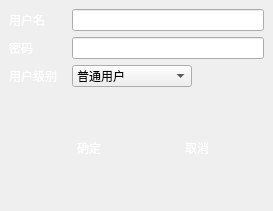
<?xml version="1.0" encoding="UTF-8"?>
<ui version="4.0">
 <class>NewAddUserDialog</class>
 <widget class="QDialog" name="NewAddUserDialog">
  <property name="geometry">
   <rect>
    <x>0</x>
    <y>0</y>
    <width>273</width>
    <height>211</height>
   </rect>
  </property>
  <property name="windowTitle">
   <string>Dialog</string>
  </property>
  <layout class="QHBoxLayout" name="horizontalLayout">
   <property name="leftMargin">
    <number>0</number>
   </property>
   <property name="topMargin">
    <number>0</number>
   </property>
   <property name="rightMargin">
    <number>0</number>
   </property>
   <property name="bottomMargin">
    <number>0</number>
   </property>
   <item>
    <widget class="QWidget" name="widget" native="true">
     <property name="styleSheet">
      <string notr="true">QWidget
{
	border-image:none;
}

QWidget#widget
{
	border-image: url(:/images/images/whole_back_2.png);
}

QLabel
{
	color: rgb(255, 255, 255);
}

QPushButton
{
	width:80;
	height:27;
	color: rgb(255, 255, 255);
	border-radius: 8px;  
	border-image: url(:/images/images/button_search.png);
}

QLineEdit
{
	color: rgb(0, 0, 0);
}
</string>
     </property>
     <layout class="QVBoxLayout" name="verticalLayout" stretch="3,1">
      <item>
       <layout class="QGridLayout" name="gridLayout">
        <property name="horizontalSpacing">
         <number>15</number>
        </property>
        <item row="0" column="1">
         <widget class="QLineEdit" name="userNameLineEdit">
          <property name="alignment">
           <set>Qt::AlignCenter</set>
          </property>
         </widget>
        </item>
        <item row="0" column="0">
         <widget class="QLabel" name="nameLabel">
          <property name="text">
           <string>用户名</string>
          </property>
         </widget>
        </item>
        <item row="1" column="1">
         <widget class="QLineEdit" name="passwordLineEdit">
          <property name="alignment">
           <set>Qt::AlignCenter</set>
          </property>
         </widget>
        </item>
        <item row="2" column="0">
         <widget class="QLabel" name="userlevelLabel">
          <property name="text">
           <string>用户级别</string>
          </property>
         </widget>
        </item>
        <item row="1" column="0">
         <widget class="QLabel" name="passwordLabel">
          <property name="text">
           <string>密码</string>
          </property>
         </widget>
        </item>
        <item row="2" column="1">
         <widget class="QComboBox" name="userlevelEdit">
          <property name="minimumSize">
           <size>
            <width>120</width>
            <height>0</height>
           </size>
          </property>
          <property name="maximumSize">
           <size>
            <width>120</width>
            <height>16777215</height>
           </size>
          </property>
          <property name="layoutDirection">
           <enum>Qt::LeftToRight</enum>
          </property>
          <item>
           <property name="text">
            <string>普通用户</string>
           </property>
          </item>
          <item>
           <property name="text">
            <string>管理员</string>
           </property>
          </item>
         </widget>
        </item>
       </layout>
      </item>
      <item>
       <widget class="QWidget" name="widget_2" native="true">
        <layout class="QHBoxLayout" name="horizontalLayout_2">
         <property name="spacing">
          <number>0</number>
         </property>
         <property name="leftMargin">
          <number>0</number>
         </property>
         <property name="topMargin">
          <number>0</number>
         </property>
         <property name="rightMargin">
          <number>0</number>
         </property>
         <property name="bottomMargin">
          <number>0</number>
         </property>
         <item>
          <spacer name="horizontalSpacer_2">
           <property name="orientation">
            <enum>Qt::Horizontal</enum>
           </property>
           <property name="sizeHint" stdset="0">
            <size>
             <width>40</width>
             <height>20</height>
            </size>
           </property>
          </spacer>
         </item>
         <item>
          <widget class="QPushButton" name="okButton">
           <property name="text">
            <string>确定</string>
           </property>
          </widget>
         </item>
         <item>
          <spacer name="horizontalSpacer_3">
           <property name="orientation">
            <enum>Qt::Horizontal</enum>
           </property>
           <property name="sizeHint" stdset="0">
            <size>
             <width>18</width>
             <height>20</height>
            </size>
           </property>
          </spacer>
         </item>
         <item>
          <widget class="QPushButton" name="cancelButton">
           <property name="text">
            <string>取消</string>
           </property>
          </widget>
         </item>
         <item>
          <spacer name="horizontalSpacer">
           <property name="orientation">
            <enum>Qt::Horizontal</enum>
           </property>
           <property name="sizeHint" stdset="0">
            <size>
             <width>18</width>
             <height>20</height>
            </size>
           </property>
          </spacer>
         </item>
        </layout>
       </widget>
      </item>
     </layout>
    </widget>
   </item>
  </layout>
 </widget>
 <resources/>
 <connections/>
</ui>
